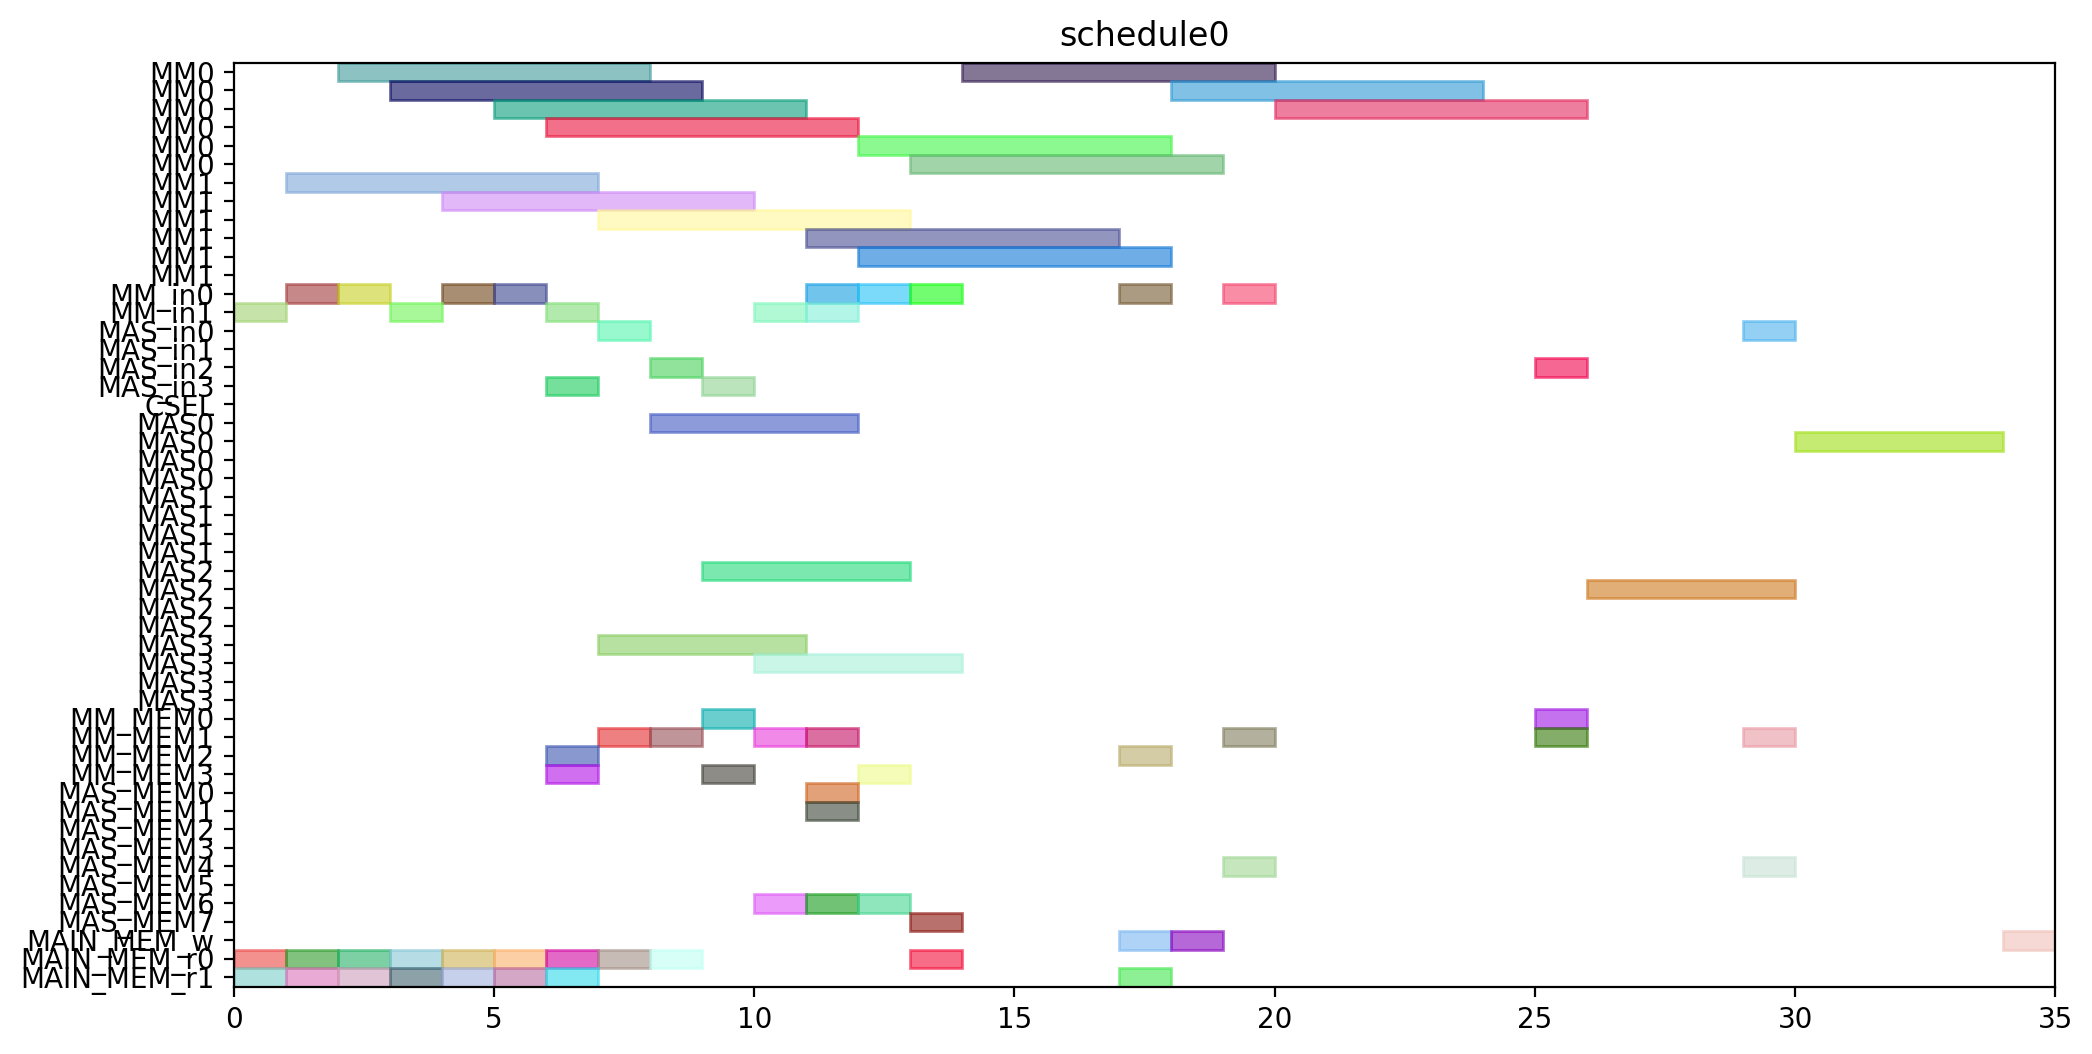

The script that drew this image:
from pyschedule import Scenario, solvers, plotters, alt


def solve():
	horizon = 120
	S = Scenario("schedule0", horizon=horizon)

	# resource
	MM = S.Resources('MM', num=2, size=6)
	MM_in = S.Resources('MM_in', num=2)
	MAS_in = S.Resources('MAS_in', num=4)
	CSEL = S.Resource('CSEL')
	MAS = S.Resources('MAS', num=4, size=4, periods=range(1, horizon))
	MM_MEM = S.Resources('MM_MEM', num=4)
	MAS_MEM = S.Resources('MAS_MEM', num=8)
	MAIN_MEM_w = S.Resource('MAIN_MEM_w', size=1)
	MAIN_MEM_r = S.Resources('MAIN_MEM_r', num=2)

	# result of previous scheduling

	# new tasks
	r1 = S.Task('r1', length=6, delay_cost=1)
	r1 += alt(MM)
	r1_in = S.Task('r1_in', length=1, delay_cost=1)
	r1_in += alt(MM_in)
	S += r1_in*MM_in[0]<=r1*MM[0]
	S += r1_in*MM_in[1]<=r1*MM[1]
	r1_mem0 = S.Task('r1_mem0', length=1, delay_cost=1)
	r1_mem0 += MAIN_MEM_r[0]
	S += r1_mem0 <= r1

	r1_mem1 = S.Task('r1_mem1', length=1, delay_cost=1)
	r1_mem1 += MAIN_MEM_r[1]
	S += r1_mem1 <= r1

	r3 = S.Task('r3', length=6, delay_cost=1)
	r3 += alt(MM)
	r3_in = S.Task('r3_in', length=1, delay_cost=1)
	r3_in += alt(MM_in)
	S += r3_in*MM_in[0]<=r3*MM[0]
	S += r3_in*MM_in[1]<=r3*MM[1]
	r3_mem0 = S.Task('r3_mem0', length=1, delay_cost=1)
	r3_mem0 += MAIN_MEM_r[0]
	S += r3_mem0 <= r3

	r3_mem1 = S.Task('r3_mem1', length=1, delay_cost=1)
	r3_mem1 += MAIN_MEM_r[1]
	S += r3_mem1 <= r3

	r4 = S.Task('r4', length=6, delay_cost=1)
	r4 += alt(MM)
	r4_in = S.Task('r4_in', length=1, delay_cost=1)
	r4_in += alt(MM_in)
	S += r4_in*MM_in[0]<=r4*MM[0]
	S += r4_in*MM_in[1]<=r4*MM[1]
	r4_mem0 = S.Task('r4_mem0', length=1, delay_cost=1)
	r4_mem0 += MAIN_MEM_r[0]
	S += r4_mem0 <= r4

	r4_mem1 = S.Task('r4_mem1', length=1, delay_cost=1)
	r4_mem1 += MAIN_MEM_r[1]
	S += r4_mem1 <= r4

	r5 = S.Task('r5', length=6, delay_cost=1)
	r5 += alt(MM)
	r5_in = S.Task('r5_in', length=1, delay_cost=1)
	r5_in += alt(MM_in)
	S += r5_in*MM_in[0]<=r5*MM[0]
	S += r5_in*MM_in[1]<=r5*MM[1]
	r5_mem0 = S.Task('r5_mem0', length=1, delay_cost=1)
	r5_mem0 += MAIN_MEM_r[0]
	S += r5_mem0 <= r5

	r5_mem1 = S.Task('r5_mem1', length=1, delay_cost=1)
	r5_mem1 += MAIN_MEM_r[1]
	S += r5_mem1 <= r5

	r6 = S.Task('r6', length=6, delay_cost=1)
	r6 += alt(MM)
	r6_in = S.Task('r6_in', length=1, delay_cost=1)
	r6_in += alt(MM_in)
	S += r6_in*MM_in[0]<=r6*MM[0]
	S += r6_in*MM_in[1]<=r6*MM[1]
	r6_mem0 = S.Task('r6_mem0', length=1, delay_cost=1)
	r6_mem0 += MAIN_MEM_r[0]
	S += r6_mem0 <= r6

	r6_mem1 = S.Task('r6_mem1', length=1, delay_cost=1)
	r6_mem1 += MAIN_MEM_r[1]
	S += r6_mem1 <= r6

	r12 = S.Task('r12', length=6, delay_cost=1)
	r12 += alt(MM)
	r12_in = S.Task('r12_in', length=1, delay_cost=1)
	r12_in += alt(MM_in)
	S += r12_in*MM_in[0]<=r12*MM[0]
	S += r12_in*MM_in[1]<=r12*MM[1]
	r12_mem0 = S.Task('r12_mem0', length=1, delay_cost=1)
	r12_mem0 += MAIN_MEM_r[0]
	S += r12_mem0 <= r12

	r12_mem1 = S.Task('r12_mem1', length=1, delay_cost=1)
	r12_mem1 += MAIN_MEM_r[1]
	S += r12_mem1 <= r12

	r13 = S.Task('r13', length=6, delay_cost=1)
	r13 += alt(MM)
	r13_in = S.Task('r13_in', length=1, delay_cost=1)
	r13_in += alt(MM_in)
	S += r13_in*MM_in[0]<=r13*MM[0]
	S += r13_in*MM_in[1]<=r13*MM[1]
	r13_mem0 = S.Task('r13_mem0', length=1, delay_cost=1)
	r13_mem0 += MAIN_MEM_r[0]
	S += r13_mem0 <= r13

	r13_mem1 = S.Task('r13_mem1', length=1, delay_cost=1)
	r13_mem1 += MAIN_MEM_r[1]
	S += r13_mem1 <= r13

	r2 = S.Task('r2', length=4, delay_cost=1)
	r2 += alt(MAS)
	r2_in = S.Task('r2_in', length=1, delay_cost=1)
	r2_in += alt(MAS_in)
	S += r2_in*MAS_in[0]<=r2*MAS[0]

	S += r2_in*MAS_in[1]<=r2*MAS[1]

	S += r2_in*MAS_in[2]<=r2*MAS[2]

	S += r2_in*MAS_in[3]<=r2*MAS[3]

	r2_mem0 = S.Task('r2_mem0', length=1, delay_cost=1)
	r2_mem0 += alt(MM_MEM)
	S += (r1*MM[0])-1 < r2_mem0*MM_MEM[0]
	S += (r1*MM[1])-1 < r2_mem0*MM_MEM[2]
	S += r2_mem0 <= r2

	r2_mem1 = S.Task('r2_mem1', length=1, delay_cost=1)
	r2_mem1 += alt(MM_MEM)
	S += (r1*MM[0])-1 < r2_mem1*MM_MEM[1]
	S += (r1*MM[1])-1 < r2_mem1*MM_MEM[3]
	S += r2_mem1 <= r2

	r7 = S.Task('r7', length=4, delay_cost=1)
	r7 += alt(MAS)
	r7_in = S.Task('r7_in', length=1, delay_cost=1)
	r7_in += alt(MAS_in)
	S += r7_in*MAS_in[0]<=r7*MAS[0]

	S += r7_in*MAS_in[1]<=r7*MAS[1]

	S += r7_in*MAS_in[2]<=r7*MAS[2]

	S += r7_in*MAS_in[3]<=r7*MAS[3]

	r7_mem0 = S.Task('r7_mem0', length=1, delay_cost=1)
	r7_mem0 += alt(MM_MEM)
	S += (r5*MM[0])-1 < r7_mem0*MM_MEM[0]
	S += (r5*MM[1])-1 < r7_mem0*MM_MEM[2]
	S += r7_mem0 <= r7

	r7_mem1 = S.Task('r7_mem1', length=1, delay_cost=1)
	r7_mem1 += alt(MM_MEM)
	S += (r6*MM[0])-1 < r7_mem1*MM_MEM[1]
	S += (r6*MM[1])-1 < r7_mem1*MM_MEM[3]
	S += r7_mem1 <= r7

	r8 = S.Task('r8', length=4, delay_cost=1)
	r8 += alt(MAS)
	r8_in = S.Task('r8_in', length=1, delay_cost=1)
	r8_in += alt(MAS_in)
	S += r8_in*MAS_in[0]<=r8*MAS[0]

	S += r8_in*MAS_in[1]<=r8*MAS[1]

	S += r8_in*MAS_in[2]<=r8*MAS[2]

	S += r8_in*MAS_in[3]<=r8*MAS[3]

	r8_mem0 = S.Task('r8_mem0', length=1, delay_cost=1)
	r8_mem0 += MAIN_MEM_r[0]
	S += r8_mem0 <= r8

	r8_mem1 = S.Task('r8_mem1', length=1, delay_cost=1)
	r8_mem1 += alt(MM_MEM)
	S += (r4*MM[0])-1 < r8_mem1*MM_MEM[1]
	S += (r4*MM[1])-1 < r8_mem1*MM_MEM[3]
	S += r8_mem1 <= r8

	r10 = S.Task('r10', length=4, delay_cost=1)
	r10 += alt(MAS)
	r10_in = S.Task('r10_in', length=1, delay_cost=1)
	r10_in += alt(MAS_in)
	S += r10_in*MAS_in[0]<=r10*MAS[0]

	S += r10_in*MAS_in[1]<=r10*MAS[1]

	S += r10_in*MAS_in[2]<=r10*MAS[2]

	S += r10_in*MAS_in[3]<=r10*MAS[3]

	r10_mem0 = S.Task('r10_mem0', length=1, delay_cost=1)
	r10_mem0 += MAIN_MEM_r[0]
	S += r10_mem0 <= r10

	r10_mem1 = S.Task('r10_mem1', length=1, delay_cost=1)
	r10_mem1 += alt(MM_MEM)
	S += (r4*MM[0])-1 < r10_mem1*MM_MEM[1]
	S += (r4*MM[1])-1 < r10_mem1*MM_MEM[3]
	S += r10_mem1 <= r10

	r9 = S.Task('r9', length=6, delay_cost=1)
	r9 += alt(MM)
	r9_in = S.Task('r9_in', length=1, delay_cost=1)
	r9_in += alt(MM_in)
	S += r9_in*MM_in[0]<=r9*MM[0]
	S += r9_in*MM_in[1]<=r9*MM[1]
	r9_mem0 = S.Task('r9_mem0', length=1, delay_cost=1)
	r9_mem0 += MAIN_MEM_r[0]
	S += r9_mem0 <= r9

	r9_mem1 = S.Task('r9_mem1', length=1, delay_cost=1)
	r9_mem1 += alt(MAS_MEM)
	S += (r7*MAS[0])-1 < r9_mem1*MAS_MEM[1]
	S += (r7*MAS[1])-1 < r9_mem1*MAS_MEM[3]
	S += (r7*MAS[2])-1 < r9_mem1*MAS_MEM[5]
	S += (r7*MAS[3])-1 < r9_mem1*MAS_MEM[7]
	S += r9_mem1 <= r9

	r11 = S.Task('r11', length=6, delay_cost=1)
	r11 += alt(MM)
	r11_in = S.Task('r11_in', length=1, delay_cost=1)
	r11_in += alt(MM_in)
	S += r11_in*MM_in[0]<=r11*MM[0]
	S += r11_in*MM_in[1]<=r11*MM[1]
	r11_mem0 = S.Task('r11_mem0', length=1, delay_cost=1)
	r11_mem0 += alt(MAS_MEM)
	S += (r10*MAS[0])-1 < r11_mem0*MAS_MEM[0]
	S += (r10*MAS[1])-1 < r11_mem0*MAS_MEM[2]
	S += (r10*MAS[2])-1 < r11_mem0*MAS_MEM[4]
	S += (r10*MAS[3])-1 < r11_mem0*MAS_MEM[6]
	S += r11_mem0 <= r11

	r11_mem1 = S.Task('r11_mem1', length=1, delay_cost=1)
	r11_mem1 += alt(MAS_MEM)
	S += (r10*MAS[0])-1 < r11_mem1*MAS_MEM[1]
	S += (r10*MAS[1])-1 < r11_mem1*MAS_MEM[3]
	S += (r10*MAS[2])-1 < r11_mem1*MAS_MEM[5]
	S += (r10*MAS[3])-1 < r11_mem1*MAS_MEM[7]
	S += r11_mem1 <= r11

	PX_new = S.Task('PX_new', length=6, delay_cost=1)
	PX_new += alt(MM)
	PX_new_in = S.Task('PX_new_in', length=1, delay_cost=1)
	PX_new_in += alt(MM_in)
	S += PX_new_in*MM_in[0]<=PX_new*MM[0]
	S += PX_new_in*MM_in[1]<=PX_new*MM[1]
	S += 0<PX_new

	PX_new_w = S.Task('PX_new_w', length=1, delay_cost=1)
	PX_new_w += alt(MAIN_MEM_w)
	S += PX_new <= PX_new_w

	PX_new_mem0 = S.Task('PX_new_mem0', length=1, delay_cost=1)
	PX_new_mem0 += alt(MAS_MEM)
	S += (r2*MAS[0])-1 < PX_new_mem0*MAS_MEM[0]
	S += (r2*MAS[1])-1 < PX_new_mem0*MAS_MEM[2]
	S += (r2*MAS[2])-1 < PX_new_mem0*MAS_MEM[4]
	S += (r2*MAS[3])-1 < PX_new_mem0*MAS_MEM[6]
	S += PX_new_mem0 <= PX_new

	PX_new_mem1 = S.Task('PX_new_mem1', length=1, delay_cost=1)
	PX_new_mem1 += alt(MM_MEM)
	S += (r12*MM[0])-1 < PX_new_mem1*MM_MEM[1]
	S += (r12*MM[1])-1 < PX_new_mem1*MM_MEM[3]
	S += PX_new_mem1 <= PX_new

	r14 = S.Task('r14', length=6, delay_cost=1)
	r14 += alt(MM)
	r14_in = S.Task('r14_in', length=1, delay_cost=1)
	r14_in += alt(MM_in)
	S += r14_in*MM_in[0]<=r14*MM[0]
	S += r14_in*MM_in[1]<=r14*MM[1]
	r14_mem0 = S.Task('r14_mem0', length=1, delay_cost=1)
	r14_mem0 += alt(MAS_MEM)
	S += (r2*MAS[0])-1 < r14_mem0*MAS_MEM[0]
	S += (r2*MAS[1])-1 < r14_mem0*MAS_MEM[2]
	S += (r2*MAS[2])-1 < r14_mem0*MAS_MEM[4]
	S += (r2*MAS[3])-1 < r14_mem0*MAS_MEM[6]
	S += r14_mem0 <= r14

	r14_mem1 = S.Task('r14_mem1', length=1, delay_cost=1)
	r14_mem1 += alt(MM_MEM)
	S += (r3*MM[0])-1 < r14_mem1*MM_MEM[1]
	S += (r3*MM[1])-1 < r14_mem1*MM_MEM[3]
	S += r14_mem1 <= r14

	Z1_new = S.Task('Z1_new', length=6, delay_cost=1)
	Z1_new += alt(MM)
	Z1_new_in = S.Task('Z1_new_in', length=1, delay_cost=1)
	Z1_new_in += alt(MM_in)
	S += Z1_new_in*MM_in[0]<=Z1_new*MM[0]
	S += Z1_new_in*MM_in[1]<=Z1_new*MM[1]
	S += 0<Z1_new

	Z1_new_w = S.Task('Z1_new_w', length=1, delay_cost=1)
	Z1_new_w += alt(MAIN_MEM_w)
	S += Z1_new <= Z1_new_w

	Z1_new_mem0 = S.Task('Z1_new_mem0', length=1, delay_cost=1)
	Z1_new_mem0 += alt(MAS_MEM)
	S += (r2*MAS[0])-1 < Z1_new_mem0*MAS_MEM[0]
	S += (r2*MAS[1])-1 < Z1_new_mem0*MAS_MEM[2]
	S += (r2*MAS[2])-1 < Z1_new_mem0*MAS_MEM[4]
	S += (r2*MAS[3])-1 < Z1_new_mem0*MAS_MEM[6]
	S += Z1_new_mem0 <= Z1_new

	Z1_new_mem1 = S.Task('Z1_new_mem1', length=1, delay_cost=1)
	Z1_new_mem1 += alt(MM_MEM)
	S += (r13*MM[0])-1 < Z1_new_mem1*MM_MEM[1]
	S += (r13*MM[1])-1 < Z1_new_mem1*MM_MEM[3]
	S += Z1_new_mem1 <= Z1_new

	r15 = S.Task('r15', length=6, delay_cost=1)
	r15 += alt(MM)
	r15_in = S.Task('r15_in', length=1, delay_cost=1)
	r15_in += alt(MM_in)
	S += r15_in*MM_in[0]<=r15*MM[0]
	S += r15_in*MM_in[1]<=r15*MM[1]
	r15_mem0 = S.Task('r15_mem0', length=1, delay_cost=1)
	r15_mem0 += alt(MAS_MEM)
	S += (r8*MAS[0])-1 < r15_mem0*MAS_MEM[0]
	S += (r8*MAS[1])-1 < r15_mem0*MAS_MEM[2]
	S += (r8*MAS[2])-1 < r15_mem0*MAS_MEM[4]
	S += (r8*MAS[3])-1 < r15_mem0*MAS_MEM[6]
	S += r15_mem0 <= r15

	r15_mem1 = S.Task('r15_mem1', length=1, delay_cost=1)
	r15_mem1 += alt(MM_MEM)
	S += (r9*MM[0])-1 < r15_mem1*MM_MEM[1]
	S += (r9*MM[1])-1 < r15_mem1*MM_MEM[3]
	S += r15_mem1 <= r15

	r16 = S.Task('r16', length=6, delay_cost=1)
	r16 += alt(MM)
	r16_in = S.Task('r16_in', length=1, delay_cost=1)
	r16_in += alt(MM_in)
	S += r16_in*MM_in[0]<=r16*MM[0]
	S += r16_in*MM_in[1]<=r16*MM[1]
	r16_mem0 = S.Task('r16_mem0', length=1, delay_cost=1)
	r16_mem0 += alt(MM_MEM)
	S += (r11*MM[0])-1 < r16_mem0*MM_MEM[0]
	S += (r11*MM[1])-1 < r16_mem0*MM_MEM[2]
	S += r16_mem0 <= r16

	r16_mem1 = S.Task('r16_mem1', length=1, delay_cost=1)
	r16_mem1 += MAIN_MEM_r[1]
	S += r16_mem1 <= r16

	r17 = S.Task('r17', length=4, delay_cost=1)
	r17 += alt(MAS)
	r17_in = S.Task('r17_in', length=1, delay_cost=1)
	r17_in += alt(MAS_in)
	S += r17_in*MAS_in[0]<=r17*MAS[0]

	S += r17_in*MAS_in[1]<=r17*MAS[1]

	S += r17_in*MAS_in[2]<=r17*MAS[2]

	S += r17_in*MAS_in[3]<=r17*MAS[3]

	r17_mem0 = S.Task('r17_mem0', length=1, delay_cost=1)
	r17_mem0 += alt(MM_MEM)
	S += (r14*MM[0])-1 < r17_mem0*MM_MEM[0]
	S += (r14*MM[1])-1 < r17_mem0*MM_MEM[2]
	S += r17_mem0 <= r17

	r17_mem1 = S.Task('r17_mem1', length=1, delay_cost=1)
	r17_mem1 += alt(MM_MEM)
	S += (r15*MM[0])-1 < r17_mem1*MM_MEM[1]
	S += (r15*MM[1])-1 < r17_mem1*MM_MEM[3]
	S += r17_mem1 <= r17

	PY_new = S.Task('PY_new', length=4, delay_cost=1)
	PY_new += alt(MAS)
	PY_new_in = S.Task('PY_new_in', length=1, delay_cost=1)
	PY_new_in += alt(MAS_in)
	S += PY_new_in*MAS_in[0]<=PY_new*MAS[0]

	S += PY_new_in*MAS_in[1]<=PY_new*MAS[1]

	S += PY_new_in*MAS_in[2]<=PY_new*MAS[2]

	S += PY_new_in*MAS_in[3]<=PY_new*MAS[3]

	S += 0<PY_new

	PY_new_w = S.Task('PY_new_w', length=1, delay_cost=1)
	PY_new_w += alt(MAIN_MEM_w)
	S += PY_new <= PY_new_w

	PY_new_mem0 = S.Task('PY_new_mem0', length=1, delay_cost=1)
	PY_new_mem0 += alt(MAS_MEM)
	S += (r17*MAS[0])-1 < PY_new_mem0*MAS_MEM[0]
	S += (r17*MAS[1])-1 < PY_new_mem0*MAS_MEM[2]
	S += (r17*MAS[2])-1 < PY_new_mem0*MAS_MEM[4]
	S += (r17*MAS[3])-1 < PY_new_mem0*MAS_MEM[6]
	S += PY_new_mem0 <= PY_new

	PY_new_mem1 = S.Task('PY_new_mem1', length=1, delay_cost=1)
	PY_new_mem1 += alt(MM_MEM)
	S += (r16*MM[0])-1 < PY_new_mem1*MM_MEM[1]
	S += (r16*MM[1])-1 < PY_new_mem1*MM_MEM[3]
	S += PY_new_mem1 <= PY_new

	solvers.mip.solve(S,msg=1,kind='CPLEX',ratio_gap=1.01)

	solution = [['hoge']*len(S.solution()[1]) for i in range(len(S.solution()))]
	for i in range(len(S.solution())):
		for j in range(len(S.solution()[i])):
			solution[i][j]=str(S.solution()[i][j])
	print(solution)

	cycles = int(solution[-1][3])

	pic_file_name = "/mnt/rose/usr1/fukuda/ABE/multiRAM_multiMAS_16mux/scheduling_result/stage6MM2_stage4MAS4/EP_YRECOVER/schedule0.png"
	if(S.solution() != []):
		plotters.matplotlib.plot(S,img_filename=pic_file_name, show_task_labels=False, fig_size=(cycles*0.25+3, 6))

	return solution
